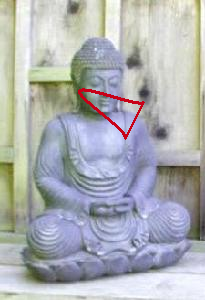
//> input picture HOG/Ejercicios/MANUELA_SAENZ.png, 205 x 300 px
$ ./Principal   (built with g++ and OpenCV 4)
//> lines starting //> are read from the running program, lines starting //| are printed output that depends on the picture
#include <iostream>
#include <opencv2/core/core.hpp>
#include <opencv2/highgui/highgui.hpp> // Interfaz gr醘ica de usuario
#include <opencv2/imgproc/imgproc.hpp> // Procesamiento de im醙enes
#include <opencv2/imgcodecs/imgcodecs.hpp> // C骴ecs para leer los distintos formatos de im醙enes (JPG, PNG, etc.)
#include <opencv2/video/video.hpp> // Lectura de v韉eos
#include <opencv2/videoio/videoio.hpp> // Lectura y escritura de videos
#include <opencv2/objdetect/objdetect.hpp> // Para realizar detecci髇 de objetos

using namespace std;
using namespace cv;

int main(int argc, char *argv[]) {
    Mat imgEjercicio = imread("./Ejercicios/MANUELA_SAENZ.png");
//> imgEjercicio is the input picture: 300 rows x 205 cols, CV_8UC3; mean B, G, R 180.5, 177, 174.6
    Mat imgOriginal = imread("./Originales/MANUELA_SAENZ.png");
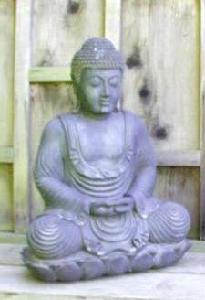
//> input picture HOG/Originales/MANUELA_SAENZ.png, 205 x 300 px
//> imgOriginal is the input picture: 300 rows x 205 cols, CV_8UC3; mean B, G, R 181.7, 178.3, 174.1
    Mat imgResultado (Size(imgEjercicio.cols,imgEjercicio.rows), CV_8UC3, Scalar(255,255,255));

    Vec3b pixelColor;
    Vec3b pixel;
    int bandera = 0;

    for (int i = 0; i < imgEjercicio.rows; i++) {
        bandera = 0;
        for (int j = 0; j < imgEjercicio.cols; j++) {
            if (imgEjercicio.at<Vec3b>(i, j) != imgOriginal.at<Vec3b>(i, j)) {
                pixelColor = imgEjercicio.at<Vec3b>(i, j);
                int inicio = j;
                int fin = j;
                for (int p = j; p < imgEjercicio.cols; p++) {
                    if (imgEjercicio.at<Vec3b>(i, p) == pixelColor) {
                        //cout << "Fila " << i << " - Columna " << p << endl;
                        fin = p;
                    }
                }
                for (int p = j; p < imgEjercicio.cols; p++) {
                    pixel = imgOriginal.at<Vec3b>(i, p);
                    if (p <= fin) {
                        imgResultado.at<Vec3b>(i,p) = Vec3b(255 - pixel[0], 255 - pixel[1], 255 - pixel[2]);
                    }
                    else {
                        imgResultado.at<Vec3b>(i, p) = pixel;
                    }
                }

                break;
            }
            else {
                imgResultado.at<Vec3b>(i, j) = imgOriginal.at<Vec3b>(i, j);
            }
        }

    }
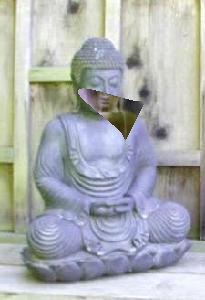
//> imgResultado: 300 rows x 205 cols, CV_8UC3; mean B, G, R 179.1, 176.6, 172.8
//> after the loop, pixelColor = [23, 0, 200]; pixel = [156, 171, 174]
    imwrite("Original.png", imgOriginal);
    imwrite("Ejercicio.png", imgEjercicio);
    imwrite("Resultado.png", imgResultado);
    namedWindow("Original", WINDOW_AUTOSIZE);
    namedWindow("Ejercicio", WINDOW_AUTOSIZE);
    namedWindow("Resultado", WINDOW_AUTOSIZE);
    imshow("Original", imgOriginal);
    imshow("Ejercicio", imgEjercicio);
    imshow("Resultado", imgResultado);
    waitKey(0);
	return 0;
}
